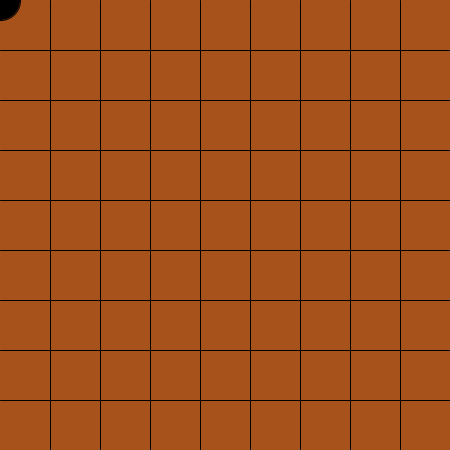
Frame 1 (no input)
Frame 60 (the mouse pressed at the canvas centre just before this capture): identical to frame 1, image omitted
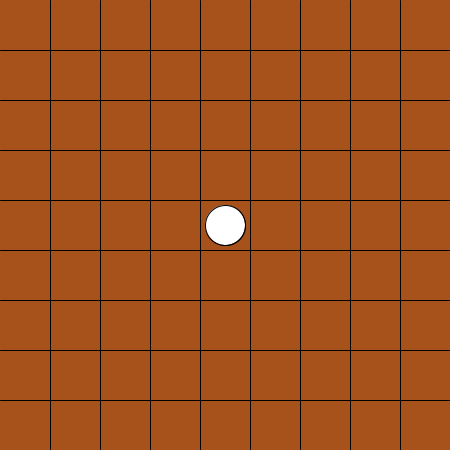
Frame 120 (the mouse held since frame 60 and released just before this capture)

The Processing sketch that drew these frames (run headless with seeded random() and noise(); from frame 60 on, the mouse is pressed at the canvas centre):

// Processing sketch: W16_6_go_many_black_white
// ── W16_6_go_many_black_white.pde
void setup(){
  size(450,450);
}
int []bx=new int[100];
int []by=new int[100];
int N=0;
void draw(){
  background(#A7511B);
  for(int y=50;y<450;y+=50){
        line(0,y,450,y);
  }
  for(int x=50;x<450;x+=50){
     line(x,0,x,450);
  }
  for(int i=0;i<N;i++){
    if(i%2==0)fill(0);
    else fill(255);
    ellipse(bx[i],by[i],40,40); 
  }
  if(N%2==0)fill(0);
   else fill(255);
  ellipse(mouseX,mouseY,40,40); 
}
void mousePressed(){
  bx[N]=mouseX;by[N]=mouseY;
  N++;
}
